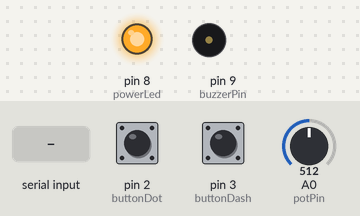
Bench run of a sketch on a simulated Arduino Uno, built with avr-gcc and run on an emulated ATmega328P. Shown: output pins drawn as LEDs (lit = HIGH), buzzer (waves = sounding). Inputs (shaded band) come from the test bench; at power-on: pin 2 (buttonDot) HIGH, pin 3 (buttonDash) HIGH, A0 (potPin) = 512. What the sketch prints to the serial monitor is not drawn.

Above: at 1.8 s.
1.9 s: "90 45\n" received over Serial
At 2.09 s:
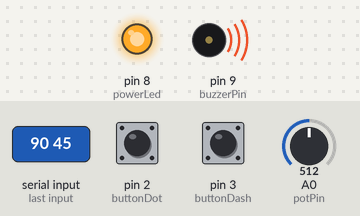
Timing chart, 0 to 10.9 s (numbered marks = the images above; inputs shaded):
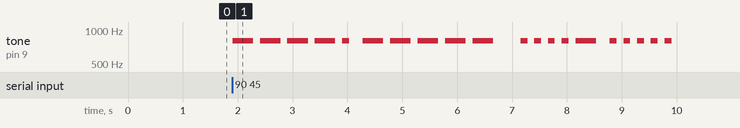

The sketch:

Arduino_Code-V_1.3.ino
```cpp
// Define pin connections
const int buzzerPin = 9;      // The pin connected to the buzzer
const int buttonDot = 2;      // The pin for the dot button
const int buttonDash = 3;     // The pin for the dash button
const int powerLed = 8;       // The pin for power led
const int potPin = A0;        // The pin connected to the potentiometer (analog input)

// Morse code timing - based on ARRL standards
int dotDuration = 100;        // Base duration of a dot in milliseconds
int dashDuration = dotDuration * 3;  // Dash is 3x dot duration
int elementGap = dotDuration; // Space between elements of same character
int charGap = dotDuration * 3; // Space between characters (minus element gap)
int wordGap = dotDuration * 7; // Space between words (minus char gap)

// Buzzer frequencies
const int DotHz = 800;        // Frequency for dot sound
const int DashHz = 800;       // Frequency for dash sound

// Timing variables
bool buzzerActive = false;    // Tracks if the buzzer is currently active
unsigned long buzzerStartTime = 0; // Stores start time for buzzer
int currentDuration = 0;      // Stores duration of the current sound
unsigned long lastSignalEnd = 0; // Time when last signal ended

// Text-to-Morse variables
String inputString = "";      // String to hold incoming serial data
bool stringComplete = false;  // Flag to indicate complete string received
bool textToMorseMode = false; // Flag for text-to-Morse mode

// Morse code lookup table (A-Z, 0-9)
const char* morseCodes[] = {
  ".-", "-...", "-.-.", "-..", ".", "..-.", "--.", "....", "..",    // A-I
  ".---", "-.-", ".-..", "--", "-.", "---", ".--.", "--.-", ".-.",  // J-R
  "...", "-", "..-", "...-", ".--", "-..-", "-.--", "--..",         // S-Z
  "-----", ".----", "..---", "...--", "....-", ".....", "-....",  // 0-6
  "--...", "---..", "----."                                        // 7-9
};

void setup() {
  pinMode(powerLed, OUTPUT);
  digitalWrite(powerLed, HIGH);
  pinMode(buzzerPin, OUTPUT);
  pinMode(buttonDot, INPUT_PULLUP);
  pinMode(buttonDash, INPUT_PULLUP);
  Serial.begin(9600);

  // Print Morse code reference table
  printMorseTable();

  Serial.println("\nCW Keyer Ready");
  Serial.println("Send text to convert to Morse, or use buttons for manual keying");
  Serial.print("Current speed: ");
  Serial.print(1200 / dotDuration); // Calculate WPM
  Serial.println(" WPM");
}

void loop() {
  unsigned long currentTime = millis();

  // Read potentiometer and adjust timing
  int potValue = analogRead(potPin);
  dotDuration = map(potValue, 0, 1023, 50, 200); // 5-24 WPM range
  dashDuration = dotDuration * 3;
  elementGap = dotDuration;
  charGap = dotDuration * 3 - elementGap; // Total 3 units between chars
  wordGap = dotDuration * 7 - (charGap + elementGap * 3); // Total 7 units between words

  // Handle serial input for text-to-Morse
  if (stringComplete) {
    processTextToMorse(inputString);
    inputString = "";
    stringComplete = false;
  }

  // Manual keying mode (only if not in text-to-Morse mode)
  if (!textToMorseMode) {
    // Check if dot button is pressed and buzzer is not already active
    if (digitalRead(buttonDot) == LOW && !buzzerActive) {
      startDot(currentTime);
    }

    // Check if dash button is pressed and buzzer is not already active
    if (digitalRead(buttonDash) == LOW && !buzzerActive) {
      startDash(currentTime);
    }
  }

  // Turn off buzzer after the duration has elapsed
  if (buzzerActive && currentTime - buzzerStartTime >= currentDuration) {
    stopBuzzer();
    lastSignalEnd = currentTime;
  }
}

// Print Morse code reference table
void printMorseTable() {
  Serial.println("\nMorse Code Reference Table (Standard Timing)");
  Serial.println("===========================================");
  Serial.println("Dot length = 1 unit");
  Serial.println("Dash length = 3 units");
  Serial.println("Space between elements = 1 unit");
  Serial.println("Space between characters = 3 units");
  Serial.println("Space between words = 7 units");
  Serial.println("\nLetters:");

  // Print letters A-Z in columns
  for (int i = 0; i < 13; i++) {
    char c1 = 'A' + i;
    char c2 = (i < 13) ? 'N' + i : ' ';
    Serial.print(c1);
    Serial.print(": ");
    Serial.print(morseCodes[c1 - 'A']);
    Serial.print("\t");
    if (c2 <= 'Z') {
      Serial.print(c2);
      Serial.print(": ");
      Serial.print(morseCodes[c2 - 'A']);
    }
    Serial.println();
  }

  Serial.println("\nNumbers:");
  for (char c = '0'; c <= '9'; c++) {
    Serial.print(c);
    Serial.print(": ");
    Serial.println(morseCodes[c - '0' + 26]);
  }
}

// Function to process text string into Morse code with proper timing
void processTextToMorse(String text) {
  textToMorseMode = true;
  text.toUpperCase();

  for (unsigned int i = 0; i < text.length(); i++) {
    char c = text[i];

    if (c == ' ') {
      // Word space (7 units total)
      delay(wordGap);
      continue;
    }

    // Find Morse code for this character
    const char* morseChar = charToMorse(c);
    if (morseChar == NULL) continue; // Skip unknown characters

    // Play each element of the Morse character
    for (unsigned int j = 0; j < strlen(morseChar); j++) {
      // Wait appropriate gap between elements (except first one)
      if (j > 0) {
        delay(elementGap);
      }

      // Play dot or dash
      if (morseChar[j] == '.') {
        playDot();
      } else if (morseChar[j] == '-') {
        playDash();
      }
    }

    // Character space (3 units total, minus the last element gap)
    delay(charGap);
  }

  textToMorseMode = false;
}

// Play a dot with proper timing
void playDot() {
  tone(buzzerPin, DotHz);
  delay(dotDuration);
  noTone(buzzerPin);
}

// Play a dash with proper timing
void playDash() {
  tone(buzzerPin, DashHz);
  delay(dashDuration);
  noTone(buzzerPin);
}

// Convert character to Morse code
const char* charToMorse(char c) {
  if (c >= 'A' && c <= 'Z') {
    return morseCodes[c - 'A'];
  } else if (c >= '0' && c <= '9') {
    return morseCodes[c - '0' + 26];
  }
  return NULL; // Unknown character
}

// Function to start a dot signal
void startDot(unsigned long currentTime) {
  buzzerActive = true;
  buzzerStartTime = currentTime;
  currentDuration = dotDuration;
  tone(buzzerPin, DotHz);
}

// Function to start a dash signal
void startDash(unsigned long currentTime) {
  buzzerActive = true;
  buzzerStartTime = currentTime;
  currentDuration = dashDuration;
  tone(buzzerPin, DashHz);
}

// Function to stop the buzzer after signal duration ends
void stopBuzzer() {
  noTone(buzzerPin);
  buzzerActive = false;
}

// SerialEvent occurs whenever new data comes in the hardware serial RX
void serialEvent() {
  while (Serial.available()) {
    char inChar = (char)Serial.read();
    if (inChar == '\n') {
      stringComplete = true;
    } else {
      inputString += inChar;
    }
  }
}
```

Measured:
- after the input at 1.9 s, tone on pin 9 (buzzerPin): plays 800 Hz for 0.38 s, 800 Hz for 0.38 s, 800 Hz for 0.38 s, 800 Hz for 0.38 s, 800 Hz for 0.13 s, 800 Hz for 0.38 s … (20 notes in this stretch), starting at once
